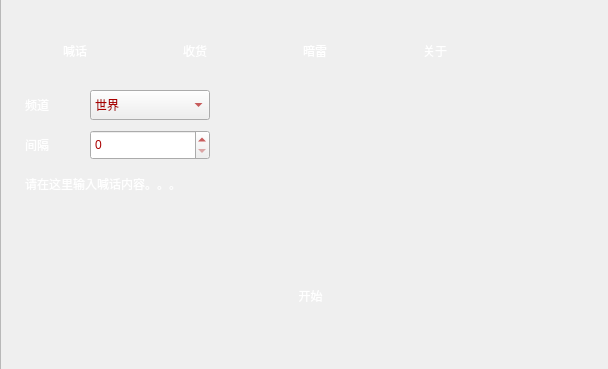
<?xml version="1.0" encoding="UTF-8"?>
<ui version="4.0">
 <class>Form</class>
 <widget class="QWidget" name="Form">
  <property name="geometry">
   <rect>
    <x>0</x>
    <y>0</y>
    <width>608</width>
    <height>369</height>
   </rect>
  </property>
  <property name="windowTitle">
   <string>Form</string>
  </property>
  <property name="styleSheet">
   <string notr="true"/>
  </property>
  <widget class="QFrame" name="frame_2">
   <property name="geometry">
    <rect>
     <x>0</x>
     <y>-10</y>
     <width>611</width>
     <height>381</height>
    </rect>
   </property>
   <property name="mouseTracking">
    <bool>true</bool>
   </property>
   <property name="styleSheet">
    <string notr="true">* {
background-image: url(:/background/background.jpg);
font: 9pt &quot;苏新诗卵石体&quot;;
color: rgb(255, 255, 255);
}
QToolButton::hover{
border:0px;
}  
QToolButton {
background:transparent;
}</string>
   </property>
   <property name="inputMethodHints">
    <set>Qt::ImhNone</set>
   </property>
   <property name="frameShape">
    <enum>QFrame::StyledPanel</enum>
   </property>
   <property name="frameShadow">
    <enum>QFrame::Raised</enum>
   </property>
   <widget class="QTextEdit" name="textEdit">
    <property name="geometry">
     <rect>
      <x>20</x>
      <y>180</y>
      <width>421</width>
      <height>91</height>
     </rect>
    </property>
    <property name="autoFillBackground">
     <bool>true</bool>
    </property>
    <property name="styleSheet">
     <string notr="true">color: rgb(255, 255, 255);
background:transparent;</string>
    </property>
    <property name="html">
     <string>&lt;!DOCTYPE HTML PUBLIC &quot;-//W3C//DTD HTML 4.0//EN&quot; &quot;http://www.w3.org/TR/REC-html40/strict.dtd&quot;&gt;
&lt;html&gt;&lt;head&gt;&lt;meta name=&quot;qrichtext&quot; content=&quot;1&quot; /&gt;&lt;style type=&quot;text/css&quot;&gt;
p, li { white-space: pre-wrap; }
&lt;/style&gt;&lt;/head&gt;&lt;body style=&quot; font-family:'苏新诗卵石体'; font-size:9pt; font-weight:400; font-style:normal;&quot;&gt;
&lt;p style=&quot; margin-top:0px; margin-bottom:0px; margin-left:0px; margin-right:0px; -qt-block-indent:0; text-indent:0px;&quot;&gt;&lt;span style=&quot; font-family:'SimSun';&quot;&gt;请在这里输入喊话内容。。。&lt;/span&gt;&lt;/p&gt;&lt;/body&gt;&lt;/html&gt;</string>
    </property>
   </widget>
   <widget class="QToolButton" name="toolButton_5">
    <property name="geometry">
     <rect>
      <x>270</x>
      <y>290</y>
      <width>81</width>
      <height>31</height>
     </rect>
    </property>
    <property name="cursor">
     <cursorShape>OpenHandCursor</cursorShape>
    </property>
    <property name="focusPolicy">
     <enum>Qt::ClickFocus</enum>
    </property>
    <property name="styleSheet">
     <string notr="true">border:0px;
background:transparent;
font: 75 25pt &quot;经典细空艺&quot;;
color: rgb(255, 255, 255);</string>
    </property>
    <property name="text">
     <string>开始</string>
    </property>
    <property name="iconSize">
     <size>
      <width>60</width>
      <height>60</height>
     </size>
    </property>
    <property name="toolButtonStyle">
     <enum>Qt::ToolButtonIconOnly</enum>
    </property>
    <property name="autoRaise">
     <bool>true</bool>
    </property>
   </widget>
   <widget class="QLabel" name="label">
    <property name="geometry">
     <rect>
      <x>25</x>
      <y>100</y>
      <width>50</width>
      <height>30</height>
     </rect>
    </property>
    <property name="minimumSize">
     <size>
      <width>50</width>
      <height>30</height>
     </size>
    </property>
    <property name="maximumSize">
     <size>
      <width>50</width>
      <height>16777215</height>
     </size>
    </property>
    <property name="styleSheet">
     <string notr="true">color: rgb(255, 255, 255);
font: italic 9pt &quot;苏新诗卵石体&quot;;
background:transparent;
</string>
    </property>
    <property name="text">
     <string>频道</string>
    </property>
   </widget>
   <widget class="QComboBox" name="comboBox">
    <property name="geometry">
     <rect>
      <x>90</x>
      <y>100</y>
      <width>120</width>
      <height>30</height>
     </rect>
    </property>
    <property name="minimumSize">
     <size>
      <width>120</width>
      <height>30</height>
     </size>
    </property>
    <property name="maximumSize">
     <size>
      <width>120</width>
      <height>16777215</height>
     </size>
    </property>
    <property name="styleSheet">
     <string notr="true">color: rgb(170, 0, 0);</string>
    </property>
    <item>
     <property name="text">
      <string>世界</string>
     </property>
    </item>
    <item>
     <property name="text">
      <string>门派</string>
     </property>
    </item>
    <item>
     <property name="text">
      <string>当前</string>
     </property>
    </item>
    <item>
     <property name="text">
      <string>队伍</string>
     </property>
    </item>
   </widget>
   <widget class="QLabel" name="label_2">
    <property name="geometry">
     <rect>
      <x>25</x>
      <y>140</y>
      <width>50</width>
      <height>30</height>
     </rect>
    </property>
    <property name="minimumSize">
     <size>
      <width>50</width>
      <height>30</height>
     </size>
    </property>
    <property name="maximumSize">
     <size>
      <width>50</width>
      <height>16777215</height>
     </size>
    </property>
    <property name="styleSheet">
     <string notr="true">color: rgb(255, 255, 255);
font: italic 9pt &quot;苏新诗卵石体&quot;;
background:transparent;</string>
    </property>
    <property name="text">
     <string>间隔</string>
    </property>
   </widget>
   <widget class="QSpinBox" name="spinBox">
    <property name="geometry">
     <rect>
      <x>90</x>
      <y>140</y>
      <width>120</width>
      <height>30</height>
     </rect>
    </property>
    <property name="minimumSize">
     <size>
      <width>120</width>
      <height>30</height>
     </size>
    </property>
    <property name="maximumSize">
     <size>
      <width>120</width>
      <height>16777215</height>
     </size>
    </property>
    <property name="styleSheet">
     <string notr="true">color: rgb(170, 0, 0);</string>
    </property>
   </widget>
   <widget class="QToolButton" name="toolButton_2">
    <property name="geometry">
     <rect>
      <x>145</x>
      <y>23</y>
      <width>100</width>
      <height>75</height>
     </rect>
    </property>
    <property name="minimumSize">
     <size>
      <width>100</width>
      <height>60</height>
     </size>
    </property>
    <property name="styleSheet">
     <string notr="true"/>
    </property>
    <property name="text">
     <string>收货</string>
    </property>
    <property name="icon">
     <iconset resource="auto_qrc.qrc">
      <normaloff>:/tool_receive/longtaizi.png</normaloff>:/tool_receive/longtaizi.png</iconset>
    </property>
    <property name="iconSize">
     <size>
      <width>60</width>
      <height>50</height>
     </size>
    </property>
    <property name="toolButtonStyle">
     <enum>Qt::ToolButtonTextUnderIcon</enum>
    </property>
    <property name="autoRaise">
     <bool>true</bool>
    </property>
   </widget>
   <widget class="QToolButton" name="toolButton">
    <property name="geometry">
     <rect>
      <x>25</x>
      <y>23</y>
      <width>100</width>
      <height>75</height>
     </rect>
    </property>
    <property name="minimumSize">
     <size>
      <width>100</width>
      <height>60</height>
     </size>
    </property>
    <property name="styleSheet">
     <string notr="true"/>
    </property>
    <property name="text">
     <string>喊话</string>
    </property>
    <property name="icon">
     <iconset resource="auto_qrc.qrc">
      <normaloff>:/tool_speak/humeiyao.png</normaloff>:/tool_speak/humeiyao.png</iconset>
    </property>
    <property name="iconSize">
     <size>
      <width>60</width>
      <height>50</height>
     </size>
    </property>
    <property name="toolButtonStyle">
     <enum>Qt::ToolButtonTextUnderIcon</enum>
    </property>
    <property name="autoRaise">
     <bool>true</bool>
    </property>
   </widget>
   <widget class="QToolButton" name="toolButton_3">
    <property name="geometry">
     <rect>
      <x>265</x>
      <y>23</y>
      <width>100</width>
      <height>75</height>
     </rect>
    </property>
    <property name="minimumSize">
     <size>
      <width>100</width>
      <height>60</height>
     </size>
    </property>
    <property name="styleSheet">
     <string notr="true"/>
    </property>
    <property name="text">
     <string>暗雷</string>
    </property>
    <property name="icon">
     <iconset resource="auto_qrc.qrc">
      <normaloff>:/tool_anlei/xuancaie.png</normaloff>:/tool_anlei/xuancaie.png</iconset>
    </property>
    <property name="iconSize">
     <size>
      <width>60</width>
      <height>50</height>
     </size>
    </property>
    <property name="toolButtonStyle">
     <enum>Qt::ToolButtonTextUnderIcon</enum>
    </property>
    <property name="autoRaise">
     <bool>true</bool>
    </property>
   </widget>
   <widget class="QToolButton" name="toolButton_4">
    <property name="geometry">
     <rect>
      <x>385</x>
      <y>23</y>
      <width>100</width>
      <height>75</height>
     </rect>
    </property>
    <property name="minimumSize">
     <size>
      <width>100</width>
      <height>60</height>
     </size>
    </property>
    <property name="styleSheet">
     <string notr="true"/>
    </property>
    <property name="text">
     <string>关于</string>
    </property>
    <property name="icon">
     <iconset resource="auto_qrc.qrc">
      <normaloff>:/tool_about/datang.png</normaloff>:/tool_about/datang.png</iconset>
    </property>
    <property name="iconSize">
     <size>
      <width>60</width>
      <height>50</height>
     </size>
    </property>
    <property name="toolButtonStyle">
     <enum>Qt::ToolButtonTextUnderIcon</enum>
    </property>
    <property name="autoRaise">
     <bool>true</bool>
    </property>
   </widget>
  </widget>
 </widget>
 <resources>
  <include location="auto_qrc.qrc"/>
 </resources>
 <connections/>
</ui>
